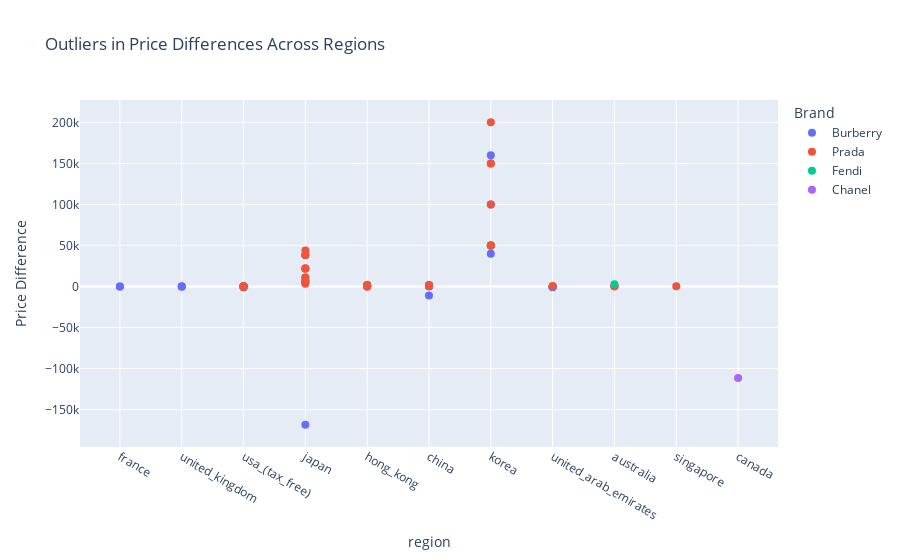

This figure's notebook cell:
### Code cell
import plotly.express as px

# Ensure 'brand' and 'name' are present in df_merged
if 'brand_x' not in df_merged.columns or 'name_x' not in df_merged.columns:
    raise ValueError("The columns 'brand' and 'name' are missing in the dataset.")

# Consolidate all outliers
outliers_all = []
for region in price_columns_week1:
    diff_col = f"{region}_price_difference"
    Q1 = df_merged[diff_col].quantile(0.25)
    Q3 = df_merged[diff_col].quantile(0.75)
    IQR = Q3 - Q1
    region_outliers = df_merged[
        (df_merged[diff_col] < (Q1 - 1.5 * IQR)) | (df_merged[diff_col] > (Q3 + 1.5 * IQR))
    ]
    # Ensure 'brand' and 'name' are included
    region_outliers = region_outliers[['sku', 'brand_x', 'name_x', diff_col]].copy()
    region_outliers['region'] = region
    region_outliers.rename(columns={diff_col: 'Price Difference'}, inplace=True)
    outliers_all.append(region_outliers)

# Combine into a single DataFrame
outliers_combined = pd.concat(outliers_all, ignore_index=True)

# Plot scatter plot
fig = px.scatter(
    outliers_combined,
    x="region",
    y="Price Difference",
    color="brand_x",
    title="Outliers in Price Differences Across Regions",
    labels={"Price Difference": "Price Difference", "brand_x": "Brand"},
    hover_data=["sku", "brand_x", "name_x"]
)
fig.update_traces(marker=dict(size=8))
fig.show()

### Figure 1 — Plotly figure (JSON) as saved in the notebook; plotly's stock layout.template omitted (floating-point values rounded to 4 significant figures; data arrays with more than 128 entries replaced by an {"elided": "..."} marker saying what was removed)
{"data": [{"customdata": [["80595091", "Burberry", "Small Lola Bag in Black - Women"], ["80608941", "Burberry", "Small Lola Camera Bag in Black - Women"], ["80594921", "Burberry", "Mini Lola Bag in Black - Women"], ["80595091", "Burberry", "Small Lola Bag in Black - Women"], ["80608941", "Burberry", "Small Lola Camera Bag in Black - Women"], ["80594921", "Burberry", "Mini Lola Bag in Black - Women"], ["80595091", "Burberry", "Small Lola Bag in Black - Women"], ["80609741", "Burberry", "Small Frances Bag in Black - Women"], ["80594921", "Burberry", "Mini Lola Bag in Black - Women"], ["80595091", "Burberry", "Small Lola Bag in Black - Women"], ["80608941", "Burberry", "Small Lola Camera Bag in Black - Women"], ["80609741", "Burberry", "Small Frances Bag in Black - Women"], ["80594921", "Burberry", "Mini Lola Bag in Black - Women"], ["80595091", "Burberry", "Small Lola Bag in Black - Women"], ["80608941", "Burberry", "Small Lola Camera Bag in Black - Women"], ["80594921", "Burberry", "Mini Lola Bag in Black - Women"], ["80595091", "Burberry", "Small Lola Bag in Black - Women"], ["80608941", "Burberry", "Small Lola Camera Bag in Black - Women"], ["80609741", "Burberry", "Small Frances Bag in Black - Women"], ["80594921", "Burberry", "Mini Lola Bag in Black - Women"], ["80595091", "Burberry", "Small Lola Bag in Black - Women"], ["80608941", "Burberry", "Small Lola Camera Bag in Black - Women"], ["80490441", "Burberry", "Mini Frances Bag in Black - Women"], ["80595091", "Burberry", "Small Lola Bag in Black - Women"], ["80609741", "Burberry", "Small Frances Bag in Black - Women"], ["80631251", "Burberry", "Mini TB Bag in Black - Women"], ["80491221", "Burberry", "Small TB Bag in Black - Women"]], "hovertemplate": "Brand=%{customdata[1]}<br>region=%{x}<br>Price Difference=%{y}<br>sku=%{customdata[0]}<br>name_x=%{customdata[2]}<extra></extra>", "legendgroup": "Burberry", "marker": {"color": "#636efa", "size": 8, "symbol": "circle"}, "mode": "markers", "name": "Burberry", "orientation": "v", "showlegend": true, "type": "scatter", "x": ["france", "france", "united_kingdom", "united_kingdom", "united_kingdom", "usa_(tax_free)", "usa_(tax_free)", "usa_(tax_free)", "japan", "japan", "japan", "japan", "hong_kong", "hong_kong", "hong_kong", "china", "china", "china", "china", "korea", "korea", "korea", "united_arab_emirates", "united_arab_emirates", "united_arab_emirates", "united_arab_emirates", "united_arab_emirates"], "xaxis": "x", "y": [60, 40, 40, 40, 60, 100, 40, -1100, 6600, 5500, 11000, -168300, 400, 400, 600, 400, 400, 700, -11000, 40000, 100000, 160000, -400, -600, -400, -600, -400], "yaxis": "y"}, {"customdata": {"elided": "47x3 str values"}, "hovertemplate": "Brand=%{customdata[1]}<br>region=%{x}<br>Price Difference=%{y}<br>sku=%{customdata[0]}<br>name_x=%{customdata[2]}<extra></extra>", "legendgroup": "Prada", "marker": {"color": "#EF553B", "size": 8, "symbol": "circle"}, "mode": "markers", "name": "Prada", "orientation": "v", "showlegend": true, "type": "scatter", "x": ["usa_(tax_free)", "usa_(tax_free)", "usa_(tax_free)", "usa_(tax_free)", "usa_(tax_free)", "usa_(tax_free)", "usa_(tax_free)", "usa_(tax_free)", "japan", "japan", "japan", "japan", "japan", "japan", "japan", "japan", "japan", "japan", "japan", "hong_kong", "hong_kong", "hong_kong", "hong_kong", "hong_kong", "china", "china", "china", "china", "china", "china", "china", "china", "china", "china", "korea", "korea", "korea", "korea", "korea", "korea", "korea", "korea", "united_arab_emirates", "australia", "australia", "australia", "singapore"], "xaxis": "x", "y": [150, 100, 400.0, 100, 200.0, 100, 250, 150.0, 3300, 22000, 5500, 5500, 38500, 38500, 22000, 38500, 11000, 22000, 44000, -200, 700, 1400, 2000, 1400, 900, 1100, 1500, 1100, 1300, 300, 1100, 1400, 1500, 1600, 50000, 50000, 50000, 50000, 150000, 200000, 100000, 150000, 500, 250, 250, 300, 250], "yaxis": "y"}, {"customdata": [["8BH372ABVLF0PWZ", "Fendi", "Fendi Sunshine Large"]], "hovertemplate": "Brand=%{customdata[1]}<br>region=%{x}<br>Price Difference=%{y}<br>sku=%{customdata[0]}<br>name_x=%{customdata[2]}<extra></extra>", "legendgroup": "Fendi", "marker": {"color": "#00cc96", "size": 8, "symbol": "circle"}, "mode": "markers", "name": "Fendi", "orientation": "v", "showlegend": true, "type": "scatter", "x": ["australia"], "xaxis": "x", "y": [2760], "yaxis": "y"}, {"customdata": [["AS3260B0803810601", "Chanel", "Chanel 22 small handbag, Shiny calfskin & gold-tone metal , light yellow — Fashion"]], "hovertemplate": "Brand=%{customdata[1]}<br>region=%{x}<br>Price Difference=%{y}<br>sku=%{customdata[0]}<br>name_x=%{customdata[2]}<extra></extra>", "legendgroup": "Chanel", "marker": {"color": "#ab63fa", "size": 8, "symbol": "circle"}, "mode": "markers", "name": "Chanel", "orientation": "v", "showlegend": true, "type": "scatter", "x": ["canada"], "xaxis": "x", "y": [-111545], "yaxis": "y"}], "layout": {"autosize": true, "legend": {"title": {"text": "Brand"}, "tracegroupgap": 0}, "title": {"text": "Outliers in Price Differences Across Regions"}, "xaxis": {"anchor": "y", "autorange": true, "domain": [0, 1], "range": [-0.6242, 10.62], "title": {"text": "region"}, "type": "category"}, "yaxis": {"anchor": "x", "autorange": true, "domain": [0, 1], "range": [-206100.0, 237800.0], "title": {"text": "Price Difference"}, "type": "linear"}}}
